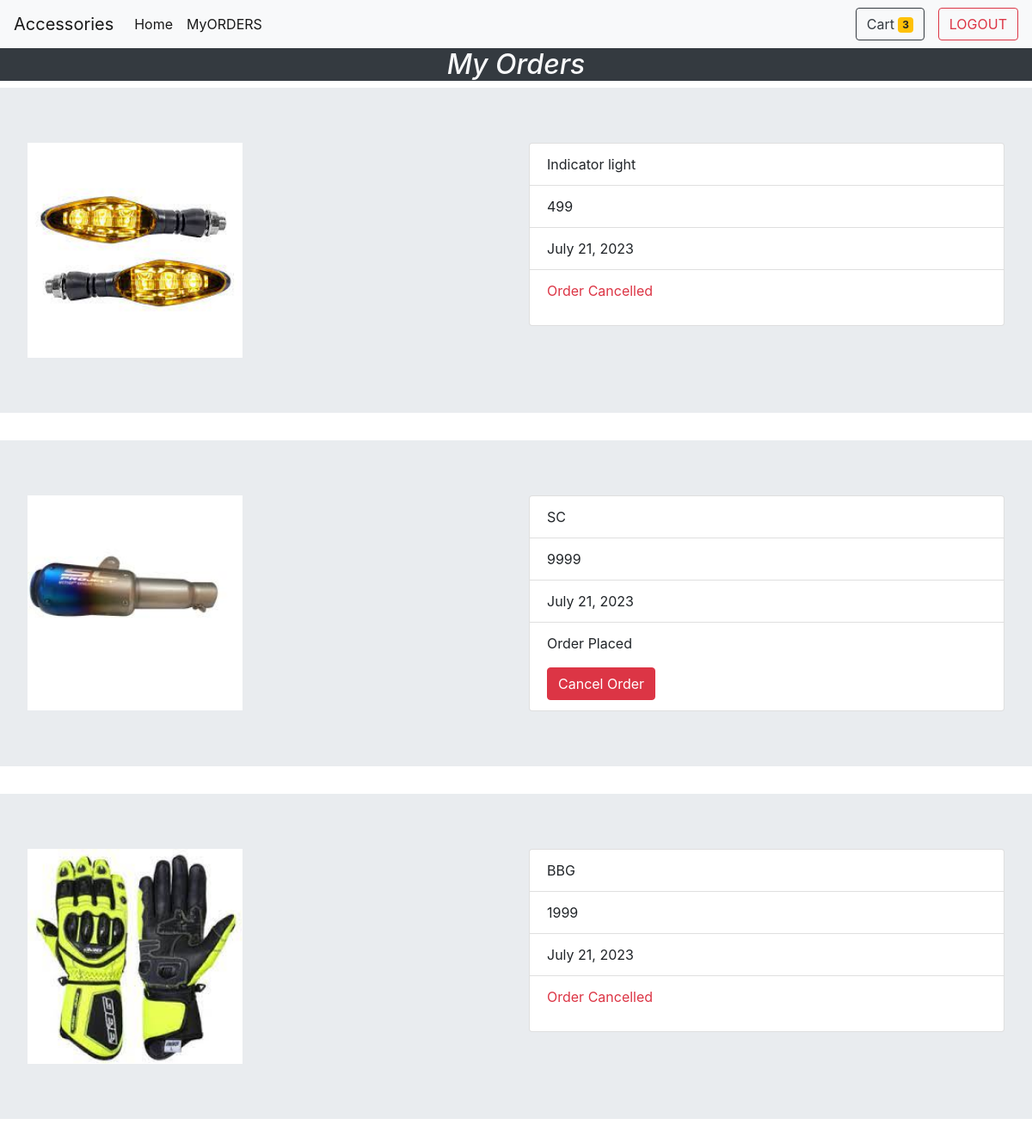
The app's page /cust/orders (signed in) with its own data.
### customer/models.py (models this page shows)
class Order(models.Model):
    product=models.ForeignKey(Product,on_delete=models.CASCADE)
    user=models.ForeignKey(User,on_delete=models.CASCADE)
    phone=models.IntegerField()
    address=models.CharField(max_length=300)
    options=(
        ("Order placed","Order placed"),
        ("Shipped","Shipped"),
        ("Out for Delivery","Out for Delivery"),
        ("Delivered","Delivered"),
        ("Cancel","Cancel")
    )
    status=models.CharField(max_length=100,choices=options,default="Order Placed")
    date=models.DateField(auto_now_add=True)

### store/models.py (models this page shows)
class Product(models.Model):
    name=models.CharField(max_length=100)
    price=models.IntegerField()
    image=models.ImageField(upload_to="product_images")
    description=models.CharField(max_length=300)
    category=models.CharField(max_length=100)

### customer/views.py (the view)
# urls.py: path('orders',OrderView.as_view(),name="order"),
@method_decorator(signin_required,name="dispatch")
class OrderView(ListView):
    template_name="Orders.html"
    model=Order
    context_object_name="order"
    def get_queryset(self):
        order=Order.objects.filter(user=self.request.user)
        return {"order":order}

### customer/context_processor.py (called while the page is built)
def cart_count(request):
    if request.user.is_authenticated:
         cnt=Cart.objects.filter(user=request.user,status="cart").count()
         return {"count":cnt}
    else:
        return {"count":0}

### customer/views.py (called while the page is built)
def signin_required(fn):
    def inner(request,*args,**kwargs):
        if request.user.is_authenticated:
           return fn(request,*args,**kwargs)
        else:
            messages.error(request,"Please Login")
            return redirect("log")
    return inner

### customer/templates/orders.html (shortened to what this page needs)
{% extends 'navbar.html' %}
{% block nav %}
<h2 class="bg-dark text-light font-italic text-center">My Orders</h2>
{% for i in order.order %}
<div class="row jumbotron">
    <div class="col">
        <img height="250px" src="{{i.product.image.url}}" alt="">
    </div>
    <div class="col">
        <ul class="list-group">
            <li class="list-group-item">
                {{i.product.name}}
            </li>
            <li class="list-group-item">
                {{i.product.price}}
            </li>
            <li class="list-group-item">
                {{i.date}}
            </li>
            <li class="list-group-item">
                {% if i.status == 'cancel' %}
                    <p class="text-danger">Order Cancelled</p>
                {% else %}
                   {% if i.status == 'Delivered' %}
                        <p class="text-success">Order Delivered</p>
                   {%else%}
                        <p>{{i.status}}</p>
                        <a href="{% url 'orderc' i.id %}" class="btn btn-danger">Cancel Order</a>
                    {%endif%}
                {% endif %}
            </li>
        </ul>
    </div>
</div>
{%endfor%}
{% endblock nav %}

### customer/templates/navbar.html (shortened to what this page needs)
<!doctype html>
<html lang="en">
  <head>
    <link rel="stylesheet" href="https://stackpath.bootstrapcdn.com/bootstrap/4.3.1/css/bootstrap.min.css">
  </head>
  <body>
    <nav class="navbar navbar-expand-lg navbar-light bg-light">
        <a class="navbar-brand" href="#">Accessories</a>
        <div class="collapse navbar-collapse" id="navbarSupportedContent">
          <ul class="navbar-nav mr-auto">
            <li class="nav-item active">
              <a class="nav-link" href="{% url 'ch' %}">Home<span class="sr-only">(current)</span></a>
            </li>
            <li class="nav-item active">
              <a class="nav-link" href="{% url 'order' %}">MyORDERS</a>
            </li>
          </ul>
          <form class="form-inline my-2 my-lg-0">
            <a href="{% url 'vcart' %}" class="btn btn-outline-dark mr-3">Cart <span class="badge badge-warning">{{count}}</span></a>
            <a href="{% url 'logout' %}"class="btn btn-outline-danger">LOGOUT</a>
          </form>
        </div>
      </nav>
      {% block nav %}
      {% endblock nav%}
  </body>
</html>

### records on screen
Order: product.image (picture), product.name "Indicator light", product.price "499", date "July 21, 2023", status "Order Cancelled"
Order: product.image (picture), product.name "SC", product.price "9999", date "July 21, 2023", status "Order Placed"
Order: product.image (picture), product.name "BBG", product.price "1999", date "July 21, 2023", status "Order Cancelled"

### other values on screen
{{ count }} "3"
